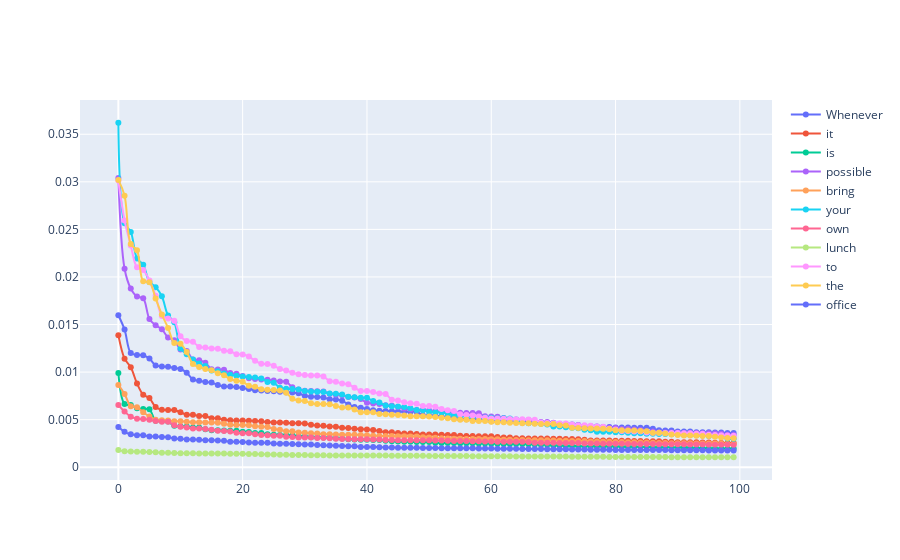

This figure's notebook cell:
### Code cell
max_parad = 100 # max_non_zeroes
slg.util.plot_scatter_line(list(range(max_parad)),parad_data.values[0],sent.split()[0], add_trace=[(list(range(max_parad)), v, t) for v, t in zip(parad_data.values[1:],sent.split()[1:])])

### Figure 1 — Plotly figure (JSON) as saved in the notebook; plotly's stock layout.template omitted (floating-point values rounded to 4 significant figures; data arrays with more than 128 entries replaced by an {"elided": "..."} marker saying what was removed)
{"data": [{"line": {"shape": "spline"}, "mode": "lines+markers", "name": "Whenever", "type": "scatter", "x": [0, 1, 2, 3, 4, 5, 6, 7, 8, 9, 10, 11, 12, 13, 14, 15, 16, 17, 18, 19, 20, 21, 22, 23, 24, 25, 26, 27, 28, 29, 30, 31, 32, 33, 34, 35, 36, 37, 38, 39, 40, 41, 42, 43, 44, 45, 46, 47, 48, 49, 50, 51, 52, 53, 54, 55, 56, 57, 58, 59, 60, 61, 62, 63, 64, 65, 66, 67, 68, 69, 70, 71, 72, 73, 74, 75, 76, 77, 78, 79, 80, 81, 82, 83, 84, 85, 86, 87, 88, 89, 90, 91, 92, 93, 94, 95, 96, 97, 98, 99], "y": {"elided": "2916 float values"}}, {"line": {"shape": "spline"}, "mode": "lines+markers", "name": "it", "type": "scatter", "x": [0, 1, 2, 3, 4, 5, 6, 7, 8, 9, 10, 11, 12, 13, 14, 15, 16, 17, 18, 19, 20, 21, 22, 23, 24, 25, 26, 27, 28, 29, 30, 31, 32, 33, 34, 35, 36, 37, 38, 39, 40, 41, 42, 43, 44, 45, 46, 47, 48, 49, 50, 51, 52, 53, 54, 55, 56, 57, 58, 59, 60, 61, 62, 63, 64, 65, 66, 67, 68, 69, 70, 71, 72, 73, 74, 75, 76, 77, 78, 79, 80, 81, 82, 83, 84, 85, 86, 87, 88, 89, 90, 91, 92, 93, 94, 95, 96, 97, 98, 99], "y": {"elided": "2916 float values"}}, {"line": {"shape": "spline"}, "mode": "lines+markers", "name": "is", "type": "scatter", "x": [0, 1, 2, 3, 4, 5, 6, 7, 8, 9, 10, 11, 12, 13, 14, 15, 16, 17, 18, 19, 20, 21, 22, 23, 24, 25, 26, 27, 28, 29, 30, 31, 32, 33, 34, 35, 36, 37, 38, 39, 40, 41, 42, 43, 44, 45, 46, 47, 48, 49, 50, 51, 52, 53, 54, 55, 56, 57, 58, 59, 60, 61, 62, 63, 64, 65, 66, 67, 68, 69, 70, 71, 72, 73, 74, 75, 76, 77, 78, 79, 80, 81, 82, 83, 84, 85, 86, 87, 88, 89, 90, 91, 92, 93, 94, 95, 96, 97, 98, 99], "y": {"elided": "2916 float values"}}, {"line": {"shape": "spline"}, "mode": "lines+markers", "name": "possible", "type": "scatter", "x": [0, 1, 2, 3, 4, 5, 6, 7, 8, 9, 10, 11, 12, 13, 14, 15, 16, 17, 18, 19, 20, 21, 22, 23, 24, 25, 26, 27, 28, 29, 30, 31, 32, 33, 34, 35, 36, 37, 38, 39, 40, 41, 42, 43, 44, 45, 46, 47, 48, 49, 50, 51, 52, 53, 54, 55, 56, 57, 58, 59, 60, 61, 62, 63, 64, 65, 66, 67, 68, 69, 70, 71, 72, 73, 74, 75, 76, 77, 78, 79, 80, 81, 82, 83, 84, 85, 86, 87, 88, 89, 90, 91, 92, 93, 94, 95, 96, 97, 98, 99], "y": {"elided": "2916 float values"}}, {"line": {"shape": "spline"}, "mode": "lines+markers", "name": "bring", "type": "scatter", "x": [0, 1, 2, 3, 4, 5, 6, 7, 8, 9, 10, 11, 12, 13, 14, 15, 16, 17, 18, 19, 20, 21, 22, 23, 24, 25, 26, 27, 28, 29, 30, 31, 32, 33, 34, 35, 36, 37, 38, 39, 40, 41, 42, 43, 44, 45, 46, 47, 48, 49, 50, 51, 52, 53, 54, 55, 56, 57, 58, 59, 60, 61, 62, 63, 64, 65, 66, 67, 68, 69, 70, 71, 72, 73, 74, 75, 76, 77, 78, 79, 80, 81, 82, 83, 84, 85, 86, 87, 88, 89, 90, 91, 92, 93, 94, 95, 96, 97, 98, 99], "y": {"elided": "2916 float values"}}, {"line": {"shape": "spline"}, "mode": "lines+markers", "name": "your", "type": "scatter", "x": [0, 1, 2, 3, 4, 5, 6, 7, 8, 9, 10, 11, 12, 13, 14, 15, 16, 17, 18, 19, 20, 21, 22, 23, 24, 25, 26, 27, 28, 29, 30, 31, 32, 33, 34, 35, 36, 37, 38, 39, 40, 41, 42, 43, 44, 45, 46, 47, 48, 49, 50, 51, 52, 53, 54, 55, 56, 57, 58, 59, 60, 61, 62, 63, 64, 65, 66, 67, 68, 69, 70, 71, 72, 73, 74, 75, 76, 77, 78, 79, 80, 81, 82, 83, 84, 85, 86, 87, 88, 89, 90, 91, 92, 93, 94, 95, 96, 97, 98, 99], "y": {"elided": "2916 float values"}}, {"line": {"shape": "spline"}, "mode": "lines+markers", "name": "own", "type": "scatter", "x": [0, 1, 2, 3, 4, 5, 6, 7, 8, 9, 10, 11, 12, 13, 14, 15, 16, 17, 18, 19, 20, 21, 22, 23, 24, 25, 26, 27, 28, 29, 30, 31, 32, 33, 34, 35, 36, 37, 38, 39, 40, 41, 42, 43, 44, 45, 46, 47, 48, 49, 50, 51, 52, 53, 54, 55, 56, 57, 58, 59, 60, 61, 62, 63, 64, 65, 66, 67, 68, 69, 70, 71, 72, 73, 74, 75, 76, 77, 78, 79, 80, 81, 82, 83, 84, 85, 86, 87, 88, 89, 90, 91, 92, 93, 94, 95, 96, 97, 98, 99], "y": {"elided": "2916 float values"}}, {"line": {"shape": "spline"}, "mode": "lines+markers", "name": "lunch", "type": "scatter", "x": [0, 1, 2, 3, 4, 5, 6, 7, 8, 9, 10, 11, 12, 13, 14, 15, 16, 17, 18, 19, 20, 21, 22, 23, 24, 25, 26, 27, 28, 29, 30, 31, 32, 33, 34, 35, 36, 37, 38, 39, 40, 41, 42, 43, 44, 45, 46, 47, 48, 49, 50, 51, 52, 53, 54, 55, 56, 57, 58, 59, 60, 61, 62, 63, 64, 65, 66, 67, 68, 69, 70, 71, 72, 73, 74, 75, 76, 77, 78, 79, 80, 81, 82, 83, 84, 85, 86, 87, 88, 89, 90, 91, 92, 93, 94, 95, 96, 97, 98, 99], "y": {"elided": "2916 float values"}}, {"line": {"shape": "spline"}, "mode": "lines+markers", "name": "to", "type": "scatter", "x": [0, 1, 2, 3, 4, 5, 6, 7, 8, 9, 10, 11, 12, 13, 14, 15, 16, 17, 18, 19, 20, 21, 22, 23, 24, 25, 26, 27, 28, 29, 30, 31, 32, 33, 34, 35, 36, 37, 38, 39, 40, 41, 42, 43, 44, 45, 46, 47, 48, 49, 50, 51, 52, 53, 54, 55, 56, 57, 58, 59, 60, 61, 62, 63, 64, 65, 66, 67, 68, 69, 70, 71, 72, 73, 74, 75, 76, 77, 78, 79, 80, 81, 82, 83, 84, 85, 86, 87, 88, 89, 90, 91, 92, 93, 94, 95, 96, 97, 98, 99], "y": {"elided": "2916 float values"}}, {"line": {"shape": "spline"}, "mode": "lines+markers", "name": "the", "type": "scatter", "x": [0, 1, 2, 3, 4, 5, 6, 7, 8, 9, 10, 11, 12, 13, 14, 15, 16, 17, 18, 19, 20, 21, 22, 23, 24, 25, 26, 27, 28, 29, 30, 31, 32, 33, 34, 35, 36, 37, 38, 39, 40, 41, 42, 43, 44, 45, 46, 47, 48, 49, 50, 51, 52, 53, 54, 55, 56, 57, 58, 59, 60, 61, 62, 63, 64, 65, 66, 67, 68, 69, 70, 71, 72, 73, 74, 75, 76, 77, 78, 79, 80, 81, 82, 83, 84, 85, 86, 87, 88, 89, 90, 91, 92, 93, 94, 95, 96, 97, 98, 99], "y": {"elided": "2916 float values"}}, {"line": {"shape": "spline"}, "mode": "lines+markers", "name": "office", "type": "scatter", "x": [0, 1, 2, 3, 4, 5, 6, 7, 8, 9, 10, 11, 12, 13, 14, 15, 16, 17, 18, 19, 20, 21, 22, 23, 24, 25, 26, 27, 28, 29, 30, 31, 32, 33, 34, 35, 36, 37, 38, 39, 40, 41, 42, 43, 44, 45, 46, 47, 48, 49, 50, 51, 52, 53, 54, 55, 56, 57, 58, 59, 60, 61, 62, 63, 64, 65, 66, 67, 68, 69, 70, 71, 72, 73, 74, 75, 76, 77, 78, 79, 80, 81, 82, 83, 84, 85, 86, 87, 88, 89, 90, 91, 92, 93, 94, 95, 96, 97, 98, 99], "y": {"elided": "2916 float values"}}], "layout": {"title": {}, "xaxis": {"title": {}}, "yaxis": {"title": {}}}}
